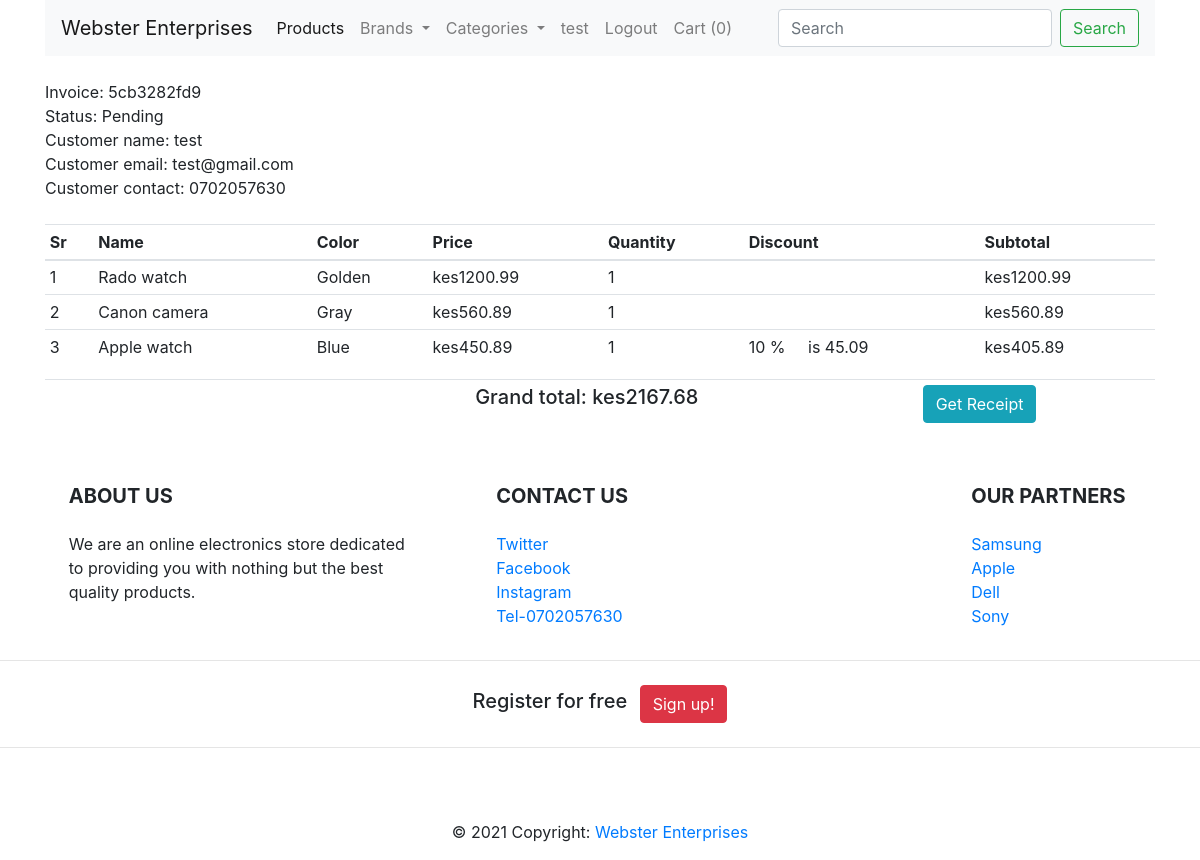
The page /orders/5cb3282fd9 (signed in) on the database its author committed.
### shop/customers/model.py (models this page shows, shortened)
class User(db.Model, UserMixin):
    id = db.Column(db.Integer, primary_key= True)
    name = db.Column(db.String(50), unique= False)
    username = db.Column(db.String(50), unique= True)
    email = db.Column(db.String(50), unique= True)
    password = db.Column(db.String(200), unique= False)
    country = db.Column(db.String(50), unique= False)
    city = db.Column(db.String(50), unique= False)
    contact = db.Column(db.String(50), unique= False)
    address = db.Column(db.String(50), unique= False)
    zipcode = db.Column(db.String(50), unique= False)
    profile = db.Column(db.String(200), unique= False , default='profile.jpg')
    date_created = db.Column(db.DateTime, nullable=False, default=datetime.utcnow)

class CustomerOrder(db.Model):
    id = db.Column(db.Integer, primary_key=True)
    invoice = db.Column(db.String(20), unique=True, nullable=False)
    status = db.Column(db.String(20), default='Pending', nullable=False)
    customer_id = db.Column(db.Integer, unique=False, nullable=False)
    date_created = db.Column(db.DateTime, default=datetime.utcnow, nullable=False)
    orders = db.Column(JsonEcodedDict)

### shop/customers/routes.py (the view)
@app.route('/orders/<invoice>')
@login_required
def orders(invoice):
    if current_user.is_authenticated:
        grandTotal = 0
        subTotal = 0
        customer_id = current_user.id
        customer = User.query.filter_by(id=customer_id).first()
        orders = CustomerOrder.query.filter_by(customer_id=customer_id, invoice=invoice).order_by(CustomerOrder.id.desc()).first()
        for _key, product in orders.orders.items():
            discount = (product['discount']/100) * float(product['price'])
            subTotal += float(product['price']) * int(product['quantity'])
            subTotal -= discount
            grandTotal = ("%.2f" % (float(subTotal)))
    else:
        return redirect(url_for('customerLogin'))
    return render_template('customer/order.html', invoice=invoice,subTotal=subTotal,grandTotal=grandTotal,customer=customer,orders=orders)

### shop/customers/model.py (called while the page is built)
@login_manager.user_loader
def user_loader(user_id):
    return User.query.get(user_id)

    def process_result_value(self, value, dialect):
        if value is None:
            return {}
        else:
            return json.loads(value)

### shop/templates/customer/order.html (shortened to what this page needs)
{% extends 'layout.html' %}
{% block content %}
{% include 'navbar.html' %}
<div class="container mt-4">
    <div class="row">
        <div class="col-md-12">
            Invoice: {{orders.invoice}}
            <br>
            Status: {{orders.status}}
            <br>
            Customer name: {{customer.name}}
            <br>
            Customer email: {{customer.email}}
            <br>
            Customer contact: {{customer.contact}}
            <br>
            <br>
        <table class="table table-sm">
            <thead>
                <th>Sr</th>
                <th>Name</th>
                <th>Color</th>
                <th>Price</th>
                <th>Quantity</th>
                <th>Discount</th>
                <th>Subtotal</th>
            </thead>
            <tbody>
                {% for key, product in orders.orders.items() %}
                {% set discount =(product.discount/100) * product.price|float %}
                <tr>
                    <td>{{loop.index}}</td>
                    <td>{{product.name}}</td>
                    <form action="{{url_for('updatecart', code=key)}}" method="post">
                    <td>
                        {{product.color|capitalize}}
                    </td>
                    <td>kes{{"%.2f"|format(product.price)}}</td>
                    <td> {{product.quantity}} </td>
                    {% if product.discount  %}
                    <td>{{product.discount}} % &nbsp; &nbsp; is {{"%.2f"|format(discount)}}</td>
                    {% else %}
                    <td></td>
                    {% endif %}
                    {% set subtotal = product.quantity|int * product.price|float  %}
                    <td>kes{{"%.2f"|format(subtotal - discount|round(1,'floor')) }}</td>
                </form>
                </tr>
                {% endfor %}
            </tbody>
        </table>
        <table class="table table-sm">
           <tr>
               <td>
            </td>
               <td width="35%"></td>
               <td> <h5></h5></td>
               <td> <h5>Grand total: kes{{grandTotal}}</h3> </td>
                <td>
                    <form action="{{url_for('get_pdf', invoice=orders.invoice)}}" method="post">
                        <button type="submit" class="btn btn-info"> Get Receipt</button>
                    </form>
                     </td>
           </tr>
        </table>
    </div>
  </div>
</div>
{% endblock content %}

### shop/templates/navbar.html (shortened to what this page needs)
<div class="container">
    <nav class="navbar navbar-expand-lg navbar-light bg-light">
        <a class="navbar-brand" href="/">Webster Enterprises</a><a style="Color:black"></style>
        <div class="collapse navbar-collapse" id="navbarSupportedContent">
          <ul class="navbar-nav mr-auto">
            <li class="nav-item active">
              <a class="nav-link" href="/">Products <span class="sr-only">(current)</span></a>
            </li>
            <li class="nav-item dropdown">
              <a class="nav-link dropdown-toggle" href="#" id="navbarDropdown" role="button" data-toggle="dropdown" aria-haspopup="true" aria-expanded="false">
               Brands
              </a>
            </li>
            <li class="nav-item dropdown">
                <a class="nav-link dropdown-toggle" href="#" id="navbarDropdown" role="button" data-toggle="dropdown" aria-haspopup="true" aria-expanded="false">
                 Categories
                </a>
              </li>
             {% if current_user.is_authenticated %}
             <li class="nav-item">
              <a href="{{url_for('customer_logout')}}" class="nav-link">{{current_user.name}}</a>
            </li>
             <li class="nav-item">
               <a href="{{url_for('customer_logout')}}" class="nav-link"> Logout</a>
             </li>
            {% endif %}
              <li class="nav-item">
                <a href="{{url_for('getCart')}}" class="nav-link"> Cart ({{ session['Shoppingcart']|length }}) </a>
              </li>
          </ul>
          <form class="form-inline my-2 my-lg-0" action="{{url_for('result')}}">
            <input class="form-control mr-sm-2" type="search" placeholder="Search" aria-label="Search" name="q">
            <button class="btn btn-outline-success my-2 my-sm-0" type="submit">Search</button>
          </form>
        </div>
      </nav>
</div>

### rows shown on the page
User: name "test", email "test@gmail.com", contact "0702057630"
CustomerOrder: invoice "5cb3282fd9", status "Pending"

### other values the page prints
{{ session['Shoppingcart']|length }} "0"
{{ product.name }} "Rado watch" "Canon camera" "Apple watch"
{{ product.color|capitalize }} "Golden" "Gray" "Blue"
{{ "%.2f"|format(product.price) }} "1200.99" "560.89" "450.89"
{{ product.quantity }} "1" "1" "1"
{{ "%.2f"|format(subtotal - discount|round(1,'floor')) }} "1200.99" "560.89" "405.89"
{{ product.discount }} "10"
{{ "%.2f"|format(discount) }} "45.09"
{{ grandTotal }} "2167.68"
